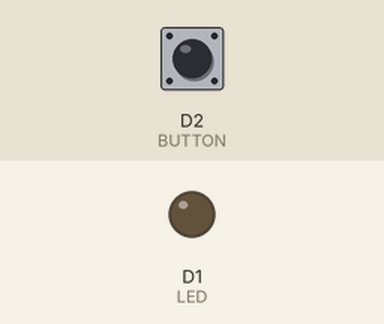
Bench run of a sketch on a simulated ESP8266 (NodeMCU). On the bench: output pins drawn as LEDs (lit = HIGH). The test bench sets the inputs (shaded band); at power-on: D2 (BUTTON) LOW. WiFi joins after 1.5 s; servers stay silent unless stated; uploads are accepted with an empty reply; what the sketch prints to the serial monitor is not drawn.

Above: at 3.7 s.
3.8 s: D2 (BUTTON) pulled HIGH for 0.15 s
At 5.6 s:
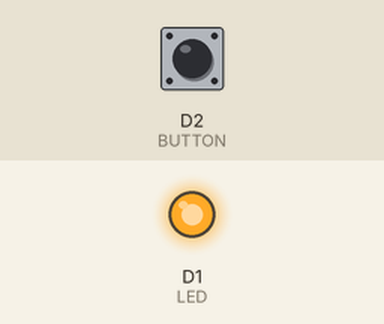
6.1 s: D2 (BUTTON) pulled HIGH for 1 s
At 7.4 s:
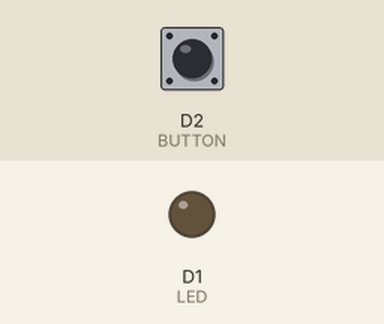
8.6 s: D2 (BUTTON) pulled HIGH for 3.2 s
At 10.5 s:
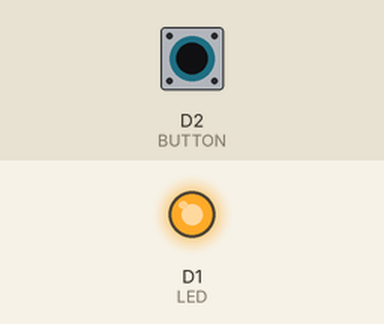
Timing chart, 0 to 12.0 s (numbered marks = the images above; inputs shaded):
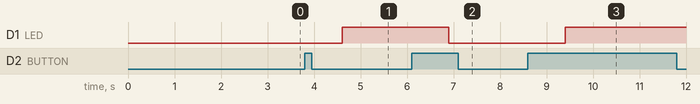

The sketch:

NodeMCU_estacion_a_Google.ino
```cpp
/*
  Envio de datos para Google Sheets
  Hardware Utilizado: Nodemcu v1.0,
  Autor:Aurelio Gallardo Rodríguez
*/

// -- Bibliotecas auxiliares --

#include <ESP8266WiFi.h>
#include <WiFiClientSecure.h>
#include <ArduinoJson.h>

// -- Hardware --


// -- Variables y constantes --
const char* ssid = "JAZZTEL_shny"; // Rellena con el nombre de tu red WiFi
const char* password = "3z7s5tvbtu4s"; // Rellena con la contraseña de tu red WiFi

const char* host = "script.google.com"; // Este es el host de los scripts de google.
const int httpsPort = 443;

// Huella digital del script de Google:
// D4:9E:40:F4:53:7A:04:93:38:F7:6B:4B:DC:70:02:A9:03:98:C2:DE
const char* fingerprint = "D4 9E 40 F4 53 7A 04 93 38 F7 6B 4B DC 70 02 A9 03 98 C2 DE";
// const char* fingerprint = "46 B2 C3 44 9C 59 09 8B 01 B6 F8 BD 4C FB 00 74 91 2F EF F6";

String googleSheetsID = "AKfycbz73SQeEiIrWJ3ZszPZnJmlrX45KwwSOPUI33-mr-yFw-D7kBMl"; // El que me da al implementar una aplicación web en el script.
// Script EscribeDatos --> Código.gs --> De la hoja "DatosIntermedios"
// https://script.google.com/macros/s/AKfycbz73SQeEiIrWJ3ZszPZnJmlrX45KwwSOPUI33-mr-yFw-D7kBMl/exec


WiFiClientSecure cliente;
DynamicJsonDocument doc(1024);

String estacion="A";
int activo=0;

#define LED 5 // D1(gpio5)
#define BUTTON 4 //D2(gpio4)

int estado=0;
int estadoAnterior=0;
int estadoLuz=0;

// -- Setup --

void setup() {
  Serial.begin(115200);
  pinMode(LED, OUTPUT);
  pinMode(BUTTON, INPUT);
  connectToWiFi();
}

// -- LOOP: lectura del sensor y envío de datos según el intervalo--

void loop() {
  estado=digitalRead(BUTTON);
  if (estado!=estadoAnterior){
    // el estadoAnterior ahora es el estado
    estadoAnterior=estado;
    // si estado es alto, se pasa de bajo a alto
    if (estado) {
       estadoLuz=!estadoLuz; // El estado de la luz cambia
       sendDataToGoogleSheets(estacion,estadoLuz); // envío a googleSheet esa información
       Serial.println("Estado del LED: "+String(estadoLuz)); //Manda al monitor serie ese estado.
       delay(10);
    }
  }
  digitalWrite(LED,estadoLuz); // Escribe el estado en un LED.
}

// -- Funciones auxiliares --

// -- Conectando a la red Wifi. Muestra la IP recibida --

void connectToWiFi() {
  Serial.println("Conectando a la red: ");
  Serial.println(ssid);
  WiFi.begin(ssid, password);
  while (WiFi.status() != WL_CONNECTED) {
    delay(500);
    Serial.print(".");
  }
  WiFi.mode(WIFI_STA);
  Serial.println("");
  Serial.println("Conectado!");
  Serial.print("IP: ");
  Serial.println(WiFi.localIP());
  delay(1000);
}


/* Función de conexión. Importante la instrucción  cliente.setInsecure(); para conectar de forma anónima
 */

void sendDataToGoogleSheets(String nombreEstacion, int Activacion) {

  String cadena="";

  Serial.print("Conectando a: ");
  Serial.println(host);

  cliente.setInsecure();

  if (!cliente.connect(host, httpsPort)) {
    Serial.println("Falla la conexión a Google Sheets -->" + String(host) + ": "+ String(httpsPort) );
    return;
  }

  if (cliente.verify(fingerprint, host)) {
    Serial.println("Certificado OK");
  }
  else {
    Serial.println("Debes comprobar certificado");
  }

  String url = "/macros/s/" + googleSheetsID + "/exec?estacion=" + nombreEstacion + "&activo=" + (String) Activacion;

  Serial.print("Petición  URL ");
  Serial.println(url);

  cliente.print(String("GET ") + url + " HTTP/1.1\r\n" +
               "Host: " + host + "\r\n" +
               "User-Agent: BuildFailureDetectorESP8266\r\n" +
               "Connection: close\r\n\r\n");

  // Es necesario leer las cabeceras
  Serial.println("Request enviada");
  while (cliente.connected()) {
    String line = cliente.readStringUntil('\n');
    if (line == "\r") {
      Serial.println("Cabeceras Recibidas");
      Serial.println(line);
      break;
    }
  }

  // lee el contenido de la respuesta y lo almacena en la variable cadena
  while (cliente.available()) {
      char c = cliente.read();
      cadena = cadena + (String) c;
  }
  Serial.println("Respuesta directa del servidor");
  Serial.println(cadena);
  Serial.println("==============================");
  Serial.println();

  // PROBLEMA: la respuesta, por motivos de seguridad, no es jamás el texto, o el html, sino que está codificada.
  // He resuelto este problema encerrando la respuesta (JSON) entre dos palabras, EMPEZAR y TERMINAR.
  // Una vez localizada la información, la extraigo con la función midString.
  // Los caracteres, en codificación unicode, los transformo en sus caracteres con varias líneas de código...
  // Y voalá... ¡obtiene la respuesta en formato JSON de texto!
  String respuesta =midString(cadena,"EMPEZAR","TERMINAR");
  char comillas = 34;
  respuesta.replace("x7b","{");
  respuesta.replace("x7d","}");
  respuesta.replace("x22",String(comillas));
  respuesta.replace("\\",""); // doble slash para que lo reconozca ??
  // Serial.println(respuesta);

  Serial.println("Respuesta filtrada desde el servidor");
  Serial.println(respuesta);
  Serial.println("==============================");
  Serial.println();

  // Usar bibliteca JSON
  deserializeJson(doc,respuesta);
  JsonObject obj = doc.as<JsonObject>();

  String exito = obj[String("exito")];
  String comentario = obj[String("comentario")];


  Serial.println("Respuesta extraída en variables deserializando la cadena en un objeto JSON");
  Serial.println("Ha tenido éxito: "+exito);
  Serial.println("Envía el comentario: "+comentario);
  Serial.println("==============================");
  Serial.println();

  delay(500);

  cliente.stop(); //cierra la conexión

  // ===========================
  /* Obteniendo la respuesta  */
  // ===========================


  /*
  String line = cliente.readStringUntil('\n');
  Serial.println(line);
  if (line.startsWith("{\"state\":\"success\"")) {
    Serial.println("Éxito");
  } else {
    Serial.println("El envío falló!");
  }

  Serial.println("Respuesta:");
  Serial.println("==========");
  Serial.println(line);
  Serial.println("==========");
  Serial.println("¡Cerrando la conexión!"); */

}


/* función texto intermedio */
String midString(String str, String start, String finish){
  int locStart = str.indexOf(start);
  if (locStart==-1) return "";
  locStart += start.length();
  int locFinish = str.indexOf(finish, locStart);
  if (locFinish==-1) return "";
  return str.substring(locStart, locFinish);
}
```

Measured:
- after the input at 3.8 s, D1 (LED): LOW → HIGH after 0.80 s
- after the input at 6.1 s, D1 (LED): HIGH → LOW after 0.80 s
- after the input at 8.6 s, D1 (LED): LOW → HIGH after 0.80 s
